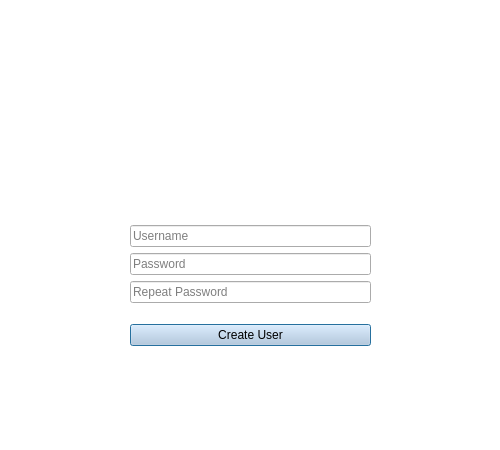
<?xml version="1.0" encoding="UTF-8"?>
<ui version="4.0">
 <class>SignUp</class>
 <widget class="QDialog" name="SignUp">
  <property name="geometry">
   <rect>
    <x>0</x>
    <y>0</y>
    <width>500</width>
    <height>450</height>
   </rect>
  </property>
  <property name="palette">
   <palette>
    <active>
     <colorrole role="WindowText">
      <brush brushstyle="SolidPattern">
       <color alpha="255">
        <red>0</red>
        <green>0</green>
        <blue>0</blue>
       </color>
      </brush>
     </colorrole>
     <colorrole role="Button">
      <brush brushstyle="SolidPattern">
       <color alpha="255">
        <red>255</red>
        <green>255</green>
        <blue>255</blue>
       </color>
      </brush>
     </colorrole>
     <colorrole role="Light">
      <brush brushstyle="SolidPattern">
       <color alpha="255">
        <red>255</red>
        <green>255</green>
        <blue>255</blue>
       </color>
      </brush>
     </colorrole>
     <colorrole role="Midlight">
      <brush brushstyle="SolidPattern">
       <color alpha="255">
        <red>255</red>
        <green>255</green>
        <blue>255</blue>
       </color>
      </brush>
     </colorrole>
     <colorrole role="Dark">
      <brush brushstyle="SolidPattern">
       <color alpha="255">
        <red>127</red>
        <green>127</green>
        <blue>127</blue>
       </color>
      </brush>
     </colorrole>
     <colorrole role="Mid">
      <brush brushstyle="SolidPattern">
       <color alpha="255">
        <red>170</red>
        <green>170</green>
        <blue>170</blue>
       </color>
      </brush>
     </colorrole>
     <colorrole role="Text">
      <brush brushstyle="SolidPattern">
       <color alpha="255">
        <red>0</red>
        <green>0</green>
        <blue>0</blue>
       </color>
      </brush>
     </colorrole>
     <colorrole role="BrightText">
      <brush brushstyle="SolidPattern">
       <color alpha="255">
        <red>255</red>
        <green>255</green>
        <blue>255</blue>
       </color>
      </brush>
     </colorrole>
     <colorrole role="ButtonText">
      <brush brushstyle="SolidPattern">
       <color alpha="255">
        <red>0</red>
        <green>0</green>
        <blue>0</blue>
       </color>
      </brush>
     </colorrole>
     <colorrole role="Base">
      <brush brushstyle="SolidPattern">
       <color alpha="255">
        <red>255</red>
        <green>255</green>
        <blue>255</blue>
       </color>
      </brush>
     </colorrole>
     <colorrole role="Window">
      <brush brushstyle="SolidPattern">
       <color alpha="255">
        <red>255</red>
        <green>255</green>
        <blue>255</blue>
       </color>
      </brush>
     </colorrole>
     <colorrole role="Shadow">
      <brush brushstyle="SolidPattern">
       <color alpha="255">
        <red>0</red>
        <green>0</green>
        <blue>0</blue>
       </color>
      </brush>
     </colorrole>
     <colorrole role="AlternateBase">
      <brush brushstyle="SolidPattern">
       <color alpha="255">
        <red>255</red>
        <green>255</green>
        <blue>255</blue>
       </color>
      </brush>
     </colorrole>
     <colorrole role="ToolTipBase">
      <brush brushstyle="SolidPattern">
       <color alpha="255">
        <red>255</red>
        <green>255</green>
        <blue>220</blue>
       </color>
      </brush>
     </colorrole>
     <colorrole role="ToolTipText">
      <brush brushstyle="SolidPattern">
       <color alpha="255">
        <red>0</red>
        <green>0</green>
        <blue>0</blue>
       </color>
      </brush>
     </colorrole>
    </active>
    <inactive>
     <colorrole role="WindowText">
      <brush brushstyle="SolidPattern">
       <color alpha="255">
        <red>0</red>
        <green>0</green>
        <blue>0</blue>
       </color>
      </brush>
     </colorrole>
     <colorrole role="Button">
      <brush brushstyle="SolidPattern">
       <color alpha="255">
        <red>255</red>
        <green>255</green>
        <blue>255</blue>
       </color>
      </brush>
     </colorrole>
     <colorrole role="Light">
      <brush brushstyle="SolidPattern">
       <color alpha="255">
        <red>255</red>
        <green>255</green>
        <blue>255</blue>
       </color>
      </brush>
     </colorrole>
     <colorrole role="Midlight">
      <brush brushstyle="SolidPattern">
       <color alpha="255">
        <red>255</red>
        <green>255</green>
        <blue>255</blue>
       </color>
      </brush>
     </colorrole>
     <colorrole role="Dark">
      <brush brushstyle="SolidPattern">
       <color alpha="255">
        <red>127</red>
        <green>127</green>
        <blue>127</blue>
       </color>
      </brush>
     </colorrole>
     <colorrole role="Mid">
      <brush brushstyle="SolidPattern">
       <color alpha="255">
        <red>170</red>
        <green>170</green>
        <blue>170</blue>
       </color>
      </brush>
     </colorrole>
     <colorrole role="Text">
      <brush brushstyle="SolidPattern">
       <color alpha="255">
        <red>0</red>
        <green>0</green>
        <blue>0</blue>
       </color>
      </brush>
     </colorrole>
     <colorrole role="BrightText">
      <brush brushstyle="SolidPattern">
       <color alpha="255">
        <red>255</red>
        <green>255</green>
        <blue>255</blue>
       </color>
      </brush>
     </colorrole>
     <colorrole role="ButtonText">
      <brush brushstyle="SolidPattern">
       <color alpha="255">
        <red>0</red>
        <green>0</green>
        <blue>0</blue>
       </color>
      </brush>
     </colorrole>
     <colorrole role="Base">
      <brush brushstyle="SolidPattern">
       <color alpha="255">
        <red>255</red>
        <green>255</green>
        <blue>255</blue>
       </color>
      </brush>
     </colorrole>
     <colorrole role="Window">
      <brush brushstyle="SolidPattern">
       <color alpha="255">
        <red>255</red>
        <green>255</green>
        <blue>255</blue>
       </color>
      </brush>
     </colorrole>
     <colorrole role="Shadow">
      <brush brushstyle="SolidPattern">
       <color alpha="255">
        <red>0</red>
        <green>0</green>
        <blue>0</blue>
       </color>
      </brush>
     </colorrole>
     <colorrole role="AlternateBase">
      <brush brushstyle="SolidPattern">
       <color alpha="255">
        <red>255</red>
        <green>255</green>
        <blue>255</blue>
       </color>
      </brush>
     </colorrole>
     <colorrole role="ToolTipBase">
      <brush brushstyle="SolidPattern">
       <color alpha="255">
        <red>255</red>
        <green>255</green>
        <blue>220</blue>
       </color>
      </brush>
     </colorrole>
     <colorrole role="ToolTipText">
      <brush brushstyle="SolidPattern">
       <color alpha="255">
        <red>0</red>
        <green>0</green>
        <blue>0</blue>
       </color>
      </brush>
     </colorrole>
    </inactive>
    <disabled>
     <colorrole role="WindowText">
      <brush brushstyle="SolidPattern">
       <color alpha="255">
        <red>127</red>
        <green>127</green>
        <blue>127</blue>
       </color>
      </brush>
     </colorrole>
     <colorrole role="Button">
      <brush brushstyle="SolidPattern">
       <color alpha="255">
        <red>255</red>
        <green>255</green>
        <blue>255</blue>
       </color>
      </brush>
     </colorrole>
     <colorrole role="Light">
      <brush brushstyle="SolidPattern">
       <color alpha="255">
        <red>255</red>
        <green>255</green>
        <blue>255</blue>
       </color>
      </brush>
     </colorrole>
     <colorrole role="Midlight">
      <brush brushstyle="SolidPattern">
       <color alpha="255">
        <red>255</red>
        <green>255</green>
        <blue>255</blue>
       </color>
      </brush>
     </colorrole>
     <colorrole role="Dark">
      <brush brushstyle="SolidPattern">
       <color alpha="255">
        <red>127</red>
        <green>127</green>
        <blue>127</blue>
       </color>
      </brush>
     </colorrole>
     <colorrole role="Mid">
      <brush brushstyle="SolidPattern">
       <color alpha="255">
        <red>170</red>
        <green>170</green>
        <blue>170</blue>
       </color>
      </brush>
     </colorrole>
     <colorrole role="Text">
      <brush brushstyle="SolidPattern">
       <color alpha="255">
        <red>127</red>
        <green>127</green>
        <blue>127</blue>
       </color>
      </brush>
     </colorrole>
     <colorrole role="BrightText">
      <brush brushstyle="SolidPattern">
       <color alpha="255">
        <red>255</red>
        <green>255</green>
        <blue>255</blue>
       </color>
      </brush>
     </colorrole>
     <colorrole role="ButtonText">
      <brush brushstyle="SolidPattern">
       <color alpha="255">
        <red>127</red>
        <green>127</green>
        <blue>127</blue>
       </color>
      </brush>
     </colorrole>
     <colorrole role="Base">
      <brush brushstyle="SolidPattern">
       <color alpha="255">
        <red>255</red>
        <green>255</green>
        <blue>255</blue>
       </color>
      </brush>
     </colorrole>
     <colorrole role="Window">
      <brush brushstyle="SolidPattern">
       <color alpha="255">
        <red>255</red>
        <green>255</green>
        <blue>255</blue>
       </color>
      </brush>
     </colorrole>
     <colorrole role="Shadow">
      <brush brushstyle="SolidPattern">
       <color alpha="255">
        <red>0</red>
        <green>0</green>
        <blue>0</blue>
       </color>
      </brush>
     </colorrole>
     <colorrole role="AlternateBase">
      <brush brushstyle="SolidPattern">
       <color alpha="255">
        <red>255</red>
        <green>255</green>
        <blue>255</blue>
       </color>
      </brush>
     </colorrole>
     <colorrole role="ToolTipBase">
      <brush brushstyle="SolidPattern">
       <color alpha="255">
        <red>255</red>
        <green>255</green>
        <blue>220</blue>
       </color>
      </brush>
     </colorrole>
     <colorrole role="ToolTipText">
      <brush brushstyle="SolidPattern">
       <color alpha="255">
        <red>0</red>
        <green>0</green>
        <blue>0</blue>
       </color>
      </brush>
     </colorrole>
    </disabled>
   </palette>
  </property>
  <property name="windowTitle">
   <string>Sign Up</string>
  </property>
  <widget class="QWidget" name="layoutWidget">
   <property name="geometry">
    <rect>
     <x>130</x>
     <y>210</y>
     <width>241</width>
     <height>151</height>
    </rect>
   </property>
   <layout class="QVBoxLayout" name="verticalLayout_2">
    <item>
     <layout class="QVBoxLayout" name="verticalLayout">
      <item>
       <widget class="QLineEdit" name="lineEditNewUser">
        <property name="styleSheet">
         <string notr="true">selection-background-color: rgb(56, 151, 255);
</string>
        </property>
        <property name="placeholderText">
         <string>Username</string>
        </property>
       </widget>
      </item>
      <item>
       <widget class="QLineEdit" name="lineEditNewPassword">
        <property name="styleSheet">
         <string notr="true">selection-background-color: rgb(56, 151, 255);
</string>
        </property>
        <property name="echoMode">
         <enum>QLineEdit::Password</enum>
        </property>
        <property name="placeholderText">
         <string>Password</string>
        </property>
       </widget>
      </item>
      <item>
       <widget class="QLineEdit" name="lineEditNewPasswordCheck">
        <property name="styleSheet">
         <string notr="true">selection-background-color: rgb(56, 151, 255);
</string>
        </property>
        <property name="echoMode">
         <enum>QLineEdit::Password</enum>
        </property>
        <property name="placeholderText">
         <string>Repeat Password</string>
        </property>
       </widget>
      </item>
     </layout>
    </item>
    <item>
     <widget class="QPushButton" name="NewUserButton">
      <property name="styleSheet">
       <string notr="true">background-color: rgb(187, 205, 225);</string>
      </property>
      <property name="text">
       <string>Create User</string>
      </property>
     </widget>
    </item>
   </layout>
  </widget>
  <widget class="QLabel" name="pictureLogo">
   <property name="geometry">
    <rect>
     <x>60</x>
     <y>90</y>
     <width>373</width>
     <height>63</height>
    </rect>
   </property>
   <property name="lineWidth">
    <number>0</number>
   </property>
   <property name="text">
    <string/>
   </property>
   <property name="alignment">
    <set>Qt::AlignCenter</set>
   </property>
  </widget>
 </widget>
 <resources/>
 <connections/>
</ui>
